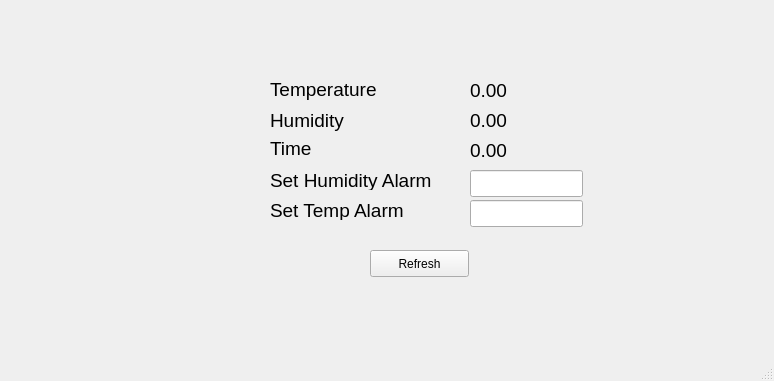
<?xml version="1.0" encoding="UTF-8"?>
<ui version="4.0">
 <class>DisplayWindow</class>
 <widget class="QMainWindow" name="DisplayWindow">
  <property name="geometry">
   <rect>
    <x>0</x>
    <y>0</y>
    <width>774</width>
    <height>381</height>
   </rect>
  </property>
  <property name="windowTitle">
   <string>Temperature &amp; Humidity Display </string>
  </property>
  <property name="dockNestingEnabled">
   <bool>false</bool>
  </property>
  <widget class="QWidget" name="centralwidget">
   <widget class="QLabel" name="Time_Label">
    <property name="geometry">
     <rect>
      <x>270</x>
      <y>140</y>
      <width>68</width>
      <height>17</height>
     </rect>
    </property>
    <property name="font">
     <font>
      <pointsize>14</pointsize>
      <weight>50</weight>
      <bold>false</bold>
     </font>
    </property>
    <property name="text">
     <string>Time</string>
    </property>
   </widget>
   <widget class="QLabel" name="Time_Value">
    <property name="geometry">
     <rect>
      <x>470</x>
      <y>140</y>
      <width>271</width>
      <height>20</height>
     </rect>
    </property>
    <property name="font">
     <font>
      <pointsize>14</pointsize>
     </font>
    </property>
    <property name="text">
     <string>0.00</string>
    </property>
   </widget>
   <widget class="QLabel" name="Temperature_Label">
    <property name="geometry">
     <rect>
      <x>270</x>
      <y>79</y>
      <width>121</width>
      <height>21</height>
     </rect>
    </property>
    <property name="font">
     <font>
      <pointsize>14</pointsize>
      <weight>50</weight>
      <italic>false</italic>
      <bold>false</bold>
     </font>
    </property>
    <property name="text">
     <string>Temperature</string>
    </property>
   </widget>
   <widget class="QLabel" name="Humidity_Label">
    <property name="geometry">
     <rect>
      <x>270</x>
      <y>110</y>
      <width>81</width>
      <height>21</height>
     </rect>
    </property>
    <property name="font">
     <font>
      <pointsize>14</pointsize>
      <weight>50</weight>
      <bold>false</bold>
     </font>
    </property>
    <property name="text">
     <string>Humidity</string>
    </property>
   </widget>
   <widget class="QLabel" name="Humidity_Value">
    <property name="geometry">
     <rect>
      <x>470</x>
      <y>110</y>
      <width>281</width>
      <height>20</height>
     </rect>
    </property>
    <property name="font">
     <font>
      <pointsize>14</pointsize>
     </font>
    </property>
    <property name="text">
     <string>0.00</string>
    </property>
   </widget>
   <widget class="QLabel" name="Temperature_Value">
    <property name="geometry">
     <rect>
      <x>470</x>
      <y>80</y>
      <width>271</width>
      <height>20</height>
     </rect>
    </property>
    <property name="font">
     <font>
      <pointsize>14</pointsize>
     </font>
    </property>
    <property name="text">
     <string>0.00</string>
    </property>
   </widget>
   <widget class="QPushButton" name="Refresh_PB">
    <property name="geometry">
     <rect>
      <x>370</x>
      <y>250</y>
      <width>99</width>
      <height>27</height>
     </rect>
    </property>
    <property name="text">
     <string>Refresh</string>
    </property>
   </widget>
   <widget class="QLabel" name="alarm_display_label">
    <property name="geometry">
     <rect>
      <x>270</x>
      <y>170</y>
      <width>201</width>
      <height>20</height>
     </rect>
    </property>
    <property name="font">
     <font>
      <pointsize>14</pointsize>
      <weight>50</weight>
      <bold>false</bold>
     </font>
    </property>
    <property name="text">
     <string>Set Humidity Alarm</string>
    </property>
   </widget>
   <widget class="QLineEdit" name="lineEdit">
    <property name="geometry">
     <rect>
      <x>470</x>
      <y>170</y>
      <width>113</width>
      <height>27</height>
     </rect>
    </property>
   </widget>
   <widget class="QLabel" name="alarm_display_label_2">
    <property name="geometry">
     <rect>
      <x>270</x>
      <y>200</y>
      <width>201</width>
      <height>20</height>
     </rect>
    </property>
    <property name="font">
     <font>
      <pointsize>14</pointsize>
      <weight>50</weight>
      <bold>false</bold>
     </font>
    </property>
    <property name="text">
     <string>Set Temp Alarm</string>
    </property>
   </widget>
   <widget class="QLineEdit" name="lineEdit_2">
    <property name="geometry">
     <rect>
      <x>470</x>
      <y>200</y>
      <width>113</width>
      <height>27</height>
     </rect>
    </property>
   </widget>
  </widget>
  <widget class="QMenuBar" name="menubar">
   <property name="geometry">
    <rect>
     <x>0</x>
     <y>0</y>
     <width>774</width>
     <height>27</height>
    </rect>
   </property>
  </widget>
  <widget class="QStatusBar" name="statusbar"/>
 </widget>
 <resources/>
 <connections/>
</ui>
